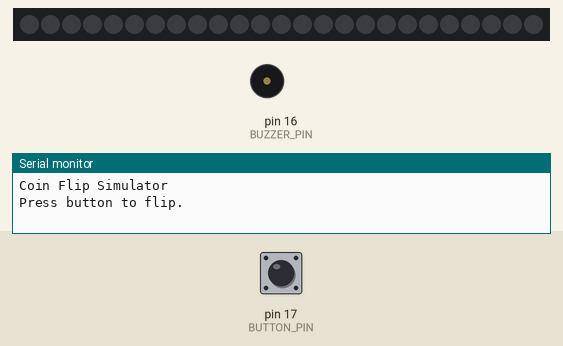
A sketch run on a simulated Arduino Uno, built with avr-gcc and run on an emulated ATmega328P. Shown: 25 RGB LEDs in strip order, left to right, buzzer (waves = sounding), the last lines printed to the serial monitor. Inputs (shaded band) come from the test bench; at power-on: pin 17 (BUTTON_PIN) HIGH. Dim RGB values are drawn brighter than linear; random numbers use the default seed unless the sketch sets one.

Above: at 1.2 s.
1.3 s: pin 17 (BUTTON_PIN) pulled LOW for 0.15 s
At 4.08 s:
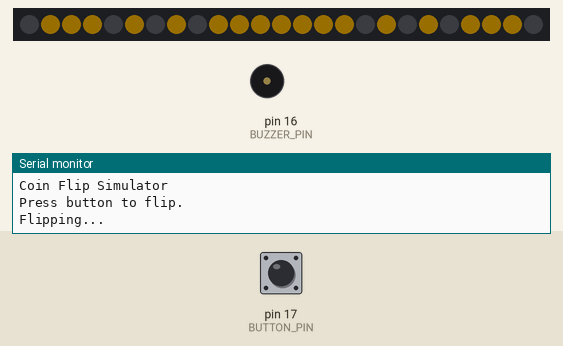
At 7.1 s:
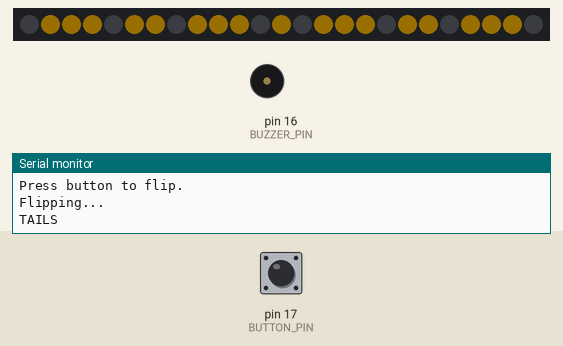
Timing chart, 0 to 8.6 s (numbered marks = the images above; inputs shaded):
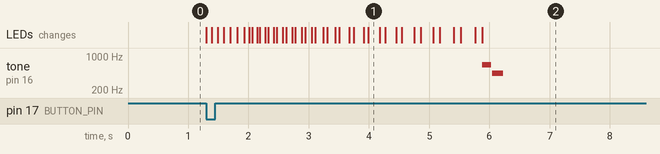

Measured:
- after the input at 1.3 s, tone on pin 16 (BUZZER_PIN): silent → 660 Hz after 4.6 s, → silent 0.15 s later, → 440 Hz 0.02 s later, → silent 0.18 s later; the LEDs: change at once (image 1)

The sketch:

LED_Matrix_Coin_Flip.ino
```cpp
/*
  Coin Flip Simulator

  Press the button to flip the coin.
  The matrix shows a spinning coin animation,
  then stops on HEADS or TAILS and plays a chime.
*/

#include <Arduino.h>
#include <Adafruit_NeoPixel.h>

#define MATRIX_PIN 7
#define NUM_LEDS 25

#define BUTTON_PIN 17
#define BUZZER_PIN 16

Adafruit_NeoPixel matrix(
  NUM_LEDS,
  MATRIX_PIN,
  NEO_GRB + NEO_KHZ800
);

bool lastButton = HIGH;


// Convert x/y position to LED number
int pixelXY(int x, int y) {

  if (y % 2 == 0)
    return y * 5 + x;

  return y * 5 + (4 - x);
}


// Set one matrix pixel
void setPixelXY(int x, int y, uint32_t color) {

  if (x < 0 || x >= 5 ||
      y < 0 || y >= 5)
    return;

  matrix.setPixelColor(
    pixelXY(x, y),
    color
  );
}


// Draw the coin
// mode:
// 0 = heads
// 1 = tails
// 2 = thin coin
// 3 = blank
void drawCoin(int mode) {

  matrix.clear();

  uint32_t color =
    matrix.Color(255, 180, 0);


  // -------------------------
  // Normal coin
  // -------------------------
  if (mode == 0 || mode == 1) {

    // Coin outline
    for (int x = 1; x <= 3; x++) {
      setPixelXY(x, 0, color);
      setPixelXY(x, 4, color);
    }

    for (int y = 1; y <= 3; y++) {
      setPixelXY(0, y, color);
      setPixelXY(4, y, color);
    }


    // HEADS
    if (mode == 0) {

      setPixelXY(2, 1, color);
      setPixelXY(1, 2, color);
      setPixelXY(2, 2, color);
      setPixelXY(3, 2, color);
      setPixelXY(2, 3, color);
    }


    // TAILS
    else {

      setPixelXY(1, 1, color);
      setPixelXY(3, 1, color);
      setPixelXY(2, 2, color);
      setPixelXY(1, 3, color);
      setPixelXY(3, 3, color);
    }
  }


  // -------------------------
  // Coin viewed edge-on
  // -------------------------
  else if (mode == 2) {

    for (int y = 0; y < 5; y++) {
      setPixelXY(2, y, color);
    }
  }


  matrix.show();
}


// Coin flipping animation
void flipAnimation(bool result) {

  /*
    The animation starts fast and gradually slows down.
    Heads and tails alternate like a spinning coin.
  */

  int delayTime = 60;

  // Number of flips
  int totalFlips = 12;

  for (int i = 0; i < totalFlips; i++) {

    // Show heads
    drawCoin(0);
    delay(delayTime);

    // Show edge-on
    drawCoin(2);
    delay(delayTime / 2);

    // Show tails
    drawCoin(1);
    delay(delayTime);

    // Show edge-on
    drawCoin(2);
    delay(delayTime / 2);


    // Gradually slow down
    if (i > 5)
      delayTime += 25;
    else
      delayTime += 8;
  }


  // Final result
  drawCoin(result ? 0 : 1);
}


// Play a short chime
void playChime(bool heads) {

  if (heads) {

    tone(BUZZER_PIN, 880, 150);
    delay(170);

    tone(BUZZER_PIN, 1175, 180);
  }

  else {

    tone(BUZZER_PIN, 660, 150);
    delay(170);

    tone(BUZZER_PIN, 440, 180);
  }
}


void setup() {

  Serial.begin(115200);

  pinMode(BUTTON_PIN, INPUT_PULLUP);
  pinMode(BUZZER_PIN, OUTPUT);

  matrix.begin();
  matrix.setBrightness(25);

  matrix.clear();
  matrix.show();

  randomSeed(micros());

  Serial.println("Coin Flip Simulator");
  Serial.println("Press button to flip.");
}


void loop() {

  bool button = digitalRead(BUTTON_PIN);


  // Detect button press
  if (lastButton == HIGH && button == LOW) {

    // Decide result BEFORE animation
    // but don't reveal it until animation ends
    bool heads = random(0, 2);


    Serial.println("Flipping...");


    // Play animation
    flipAnimation(heads);


    // Reveal result
    if (heads)
      Serial.println("HEADS");
    else
      Serial.println("TAILS");


    // Play result sound
    playChime(heads);


    // Small debounce delay
    delay(300);
  }


  lastButton = button;
}
```
